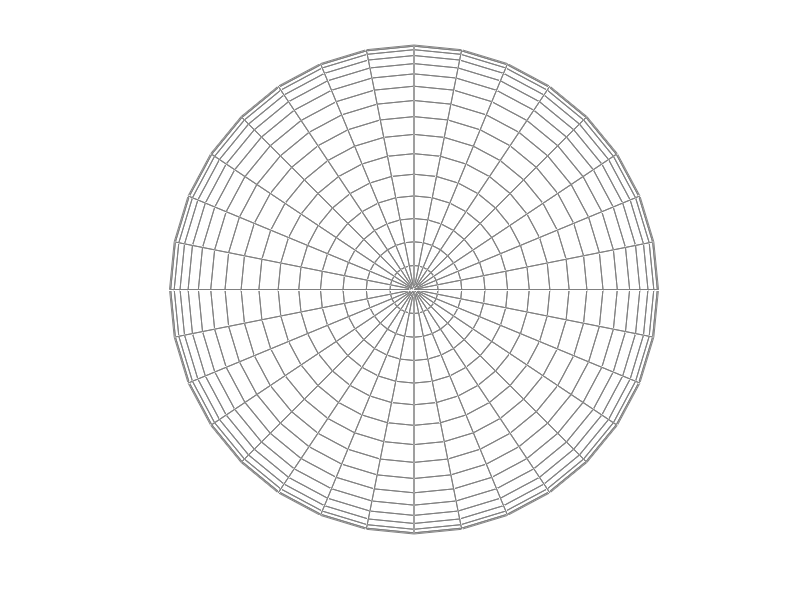

Here is the MATLAB script that generated this plot: (Note: this script raises an error after producing the figure.)

% Plot Moon with texture
function plotMoon()
% Turn off the normal axes

set(gca, 'NextPlot','add', 'Visible','off');
axis equal; axis auto; axis vis3d;
image_file='moonmap.jpg';

GMST0 = 0.1;
radius = 1737.1; %km
[xs,ys,zs]=sphere(32);

xs = xs*radius;
ys = ys*radius;
zs = zs*radius;

globe=surf(xs,ys,zs,'FaceAlpha',1.0,'EdgeColor',0.5*[1 1 1],'FaceColor', 'none','FaceLighting','flat');
if ~isempty(GMST0)
    hgx = hgtransform;
    set(hgx,'Matrix', makehgtform('zrotate',GMST0));
    set(globe,'Parent',hgx);
end
cdata = imread(image_file);
set(globe, 'FaceColor', 'texturemap', 'CData', cdata, 'FaceAlpha', 1, 'EdgeColor', 'none');
end
